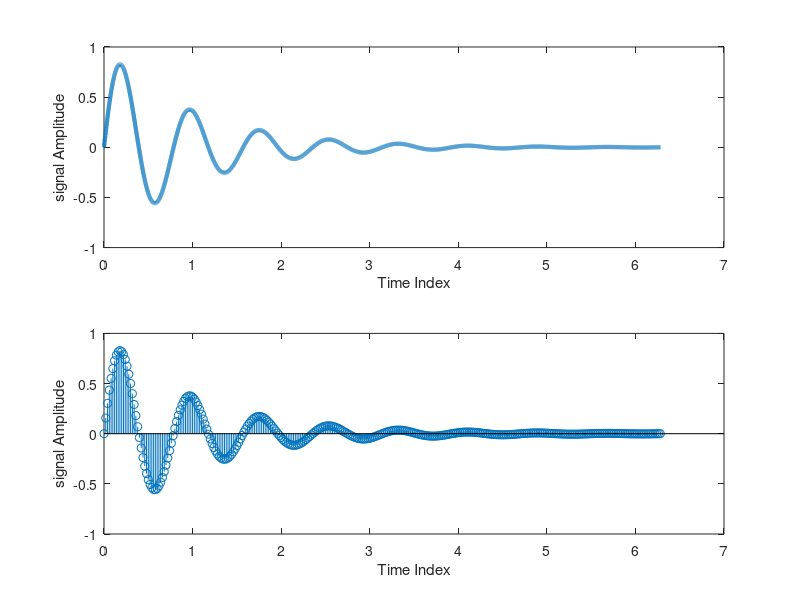

Write the MATLAB code that produced this figure.
%{  
     Given the signal exp(?x)sin(8x) for 0?x?2?, plot its continuous?time 
     and discrete?time representations. Use subplot and label properly.
%}

clc 
clear
clear all

x  = 0:0.001:(2*pi);
y = exp(-x).*sin(8*x);
subplot(2, 1, 1)
title('Continous time sine signal and Discrete time sine signal')
plot(x, y, 'linewidth', 3)
xlabel('Time Index')
ylabel('signal Amplitude')

x  = 0:0.02:(2*pi);
y = exp(-x).*sin(8*x);
subplot(2, 1, 2)
stem(x, y)
xlabel('Time Index')
ylabel('signal Amplitude')
